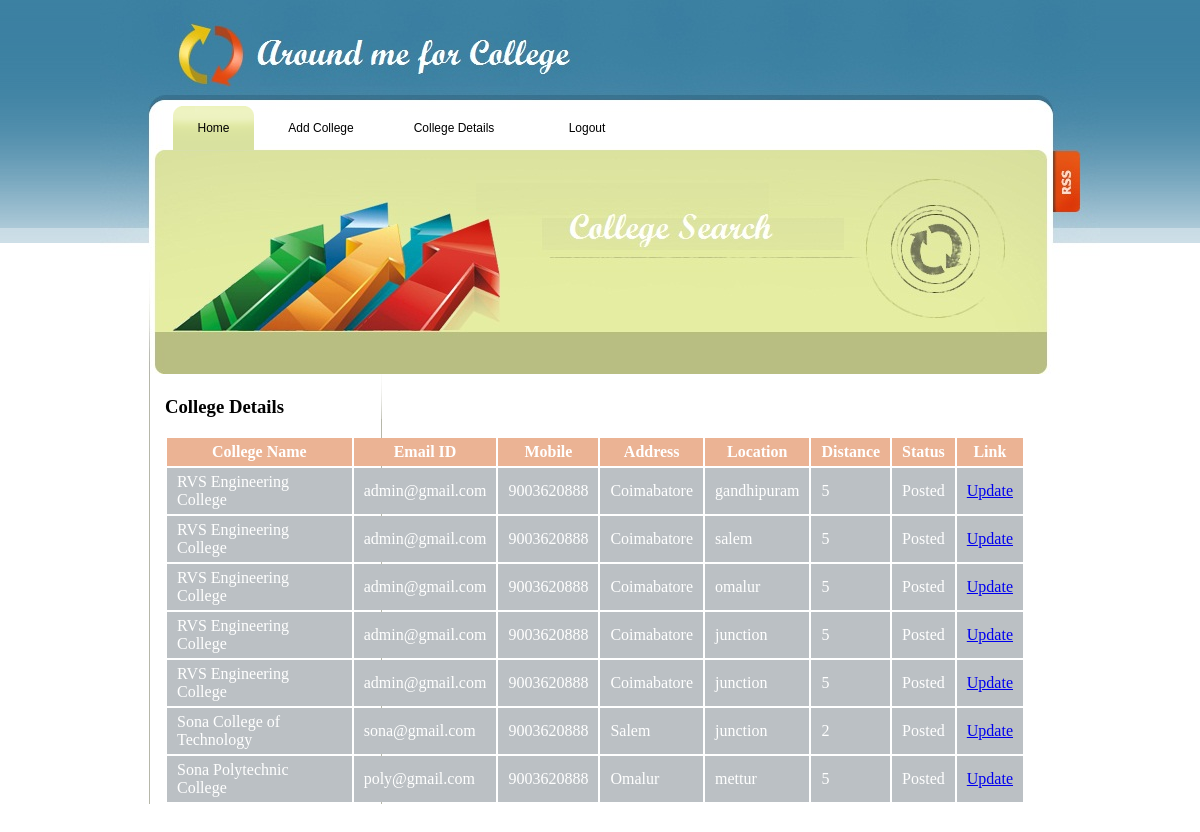
The page /collegede.php (signed in) on the database its author committed.
### tables this page shows
CREATE TABLE `college` (
  `cid` int(5) NOT NULL auto_increment,
  `college` varchar(50) default NULL,
  `email` varchar(50) default NULL,
  `phone` varchar(30) default NULL,
  `mobile` varchar(30) default NULL,
  `address` varchar(200) default NULL,
  `website` varchar(50) default NULL,
  `about` varchar(1000) default NULL,
  `district` varchar(50) default NULL,
  `status` varchar(10) default NULL,
  `uid` int(5) default NULL,
  `city` varchar(50) default NULL,
  `distance` varchar(5) default NULL,
  `location` varchar(30) default NULL,
  `cate` varchar(50) default NULL,
  `cate_search` varchar(70) default NULL,
  PRIMARY KEY  (`cid`)
);

### collegede.php (the view, shortened to what this page needs)
<?php
	$uid=$_SESSION['uid'];
?>
<!DOCTYPE HTML PUBLIC "-//W3C//DTD HTML 4.01 Transitional//EN"
"http://www.w3.org/TR/html4/loose.dtd">
<html>
<head>
<link rel="stylesheet" type="text/css" href="style.css" />
</head>
<body>
	<div id="site">
		<div id="wrapper">
			<div id="header">
				<?php
				include('uheader.php');
				?>
			</div>
			<div id="content">
			<h3>College Details</h3><br/>
			<div class="tablede">
			<table>
				<tr>
					<th>College Name</th>
					<th>Email ID</th>
					<th>Mobile</th>
					<th>Address</th>
					<th>Location</th>
					<th>Distance</th>
					<th>Status</th>
					<th>Link</th>
				</tr>
				<?php
				$sql="select * from college where uid='$uid'";
				$result=mysql_query($sql);
				while($row=mysql_fetch_assoc($result))
				{
				?>
				<tr>
					<td><?php echo $row['college'] ?></td>
					<td><?php echo $row['email'] ?></td>
					<td><?php echo $row['mobile'] ?></td>
					<td><?php echo $row['address'] ?></td>
					<td><?php echo $row['location'] ?></td>
					<td><?php echo $row['distance'] ?></td>
					<td><?php echo $row['status'] ?></td>
					<td><a href="upcollege.php?cid=<?php echo $row['cid'] ?>">Update</a></td>
				</tr>
				<?php
				}
				?>
			</table>
			</div>
			</div>
		</div>
	</div>
</body>
</html>

### style.css (style rules this page uses)
* { margin:0px; padding:0px; }
html { width:100%; height:100%; background-image:url(images/top_bg.gif); background-position:top left; background-repeat:repeat-x }
body { width:100%; height:100%; background-image:url(images/bot_bg.gif); background-position:bottom left; background-repeat:repeat-x; position:relative; }
html > body { min-height:100%; height:auto; }
#site { width:1000px; overflow:hidden; margin:0 auto; padding:0 0 146px 0 }
#wrapper { width:1000px; overflow:hidden; margin:0 auto; background-image:url(images/bg.gif); background-position:top left; background-repeat:repeat-y; }
#header { background-image:url(images/top_img.jpg); background-position:top left; background-repeat:no-repeat; width:1000px; height:374px; }
#content { background-image:url(images/content_bg.gif); background-position:top left; background-repeat:no-repeat; padding:22px 0 0 65px; overflow:hidden; width:1000px; }
.tablede table { width: 860px; }
.tablede tr th { padding: 5px 10px 5px 10px; background-color: #ebb394; color: #fff; }
.tablede tr td { padding: 5px 10px 5px 10px; background-color: #bbc0c4; color: #fff; }

### rows shown on the page
college: college "RVS Engineering College", email "admin@gmail.com", mobile "9003620888", address "Coimabatore", location "gandhipuram", distance "5", status "Posted"
college: college "RVS Engineering College", email "admin@gmail.com", mobile "9003620888", address "Coimabatore", location "salem", distance "5", status "Posted"
college: college "RVS Engineering College", email "admin@gmail.com", mobile "9003620888", address "Coimabatore", location "omalur", distance "5", status "Posted"
college: college "RVS Engineering College", email "admin@gmail.com", mobile "9003620888", address "Coimabatore", location "junction", distance "5", status "Posted"
college: college "RVS Engineering College", email "admin@gmail.com", mobile "9003620888", address "Coimabatore", location "junction", distance "5", status "Posted"
college: college "Sona College of Technology", email "sona@gmail.com", mobile "9003620888", address "Salem", location "junction", distance "2", status "Posted"
college: college "Sona Polytechnic College", email "poly@gmail.com", mobile "9003620888", address "Omalur", location "mettur", distance "5", status "Posted"
